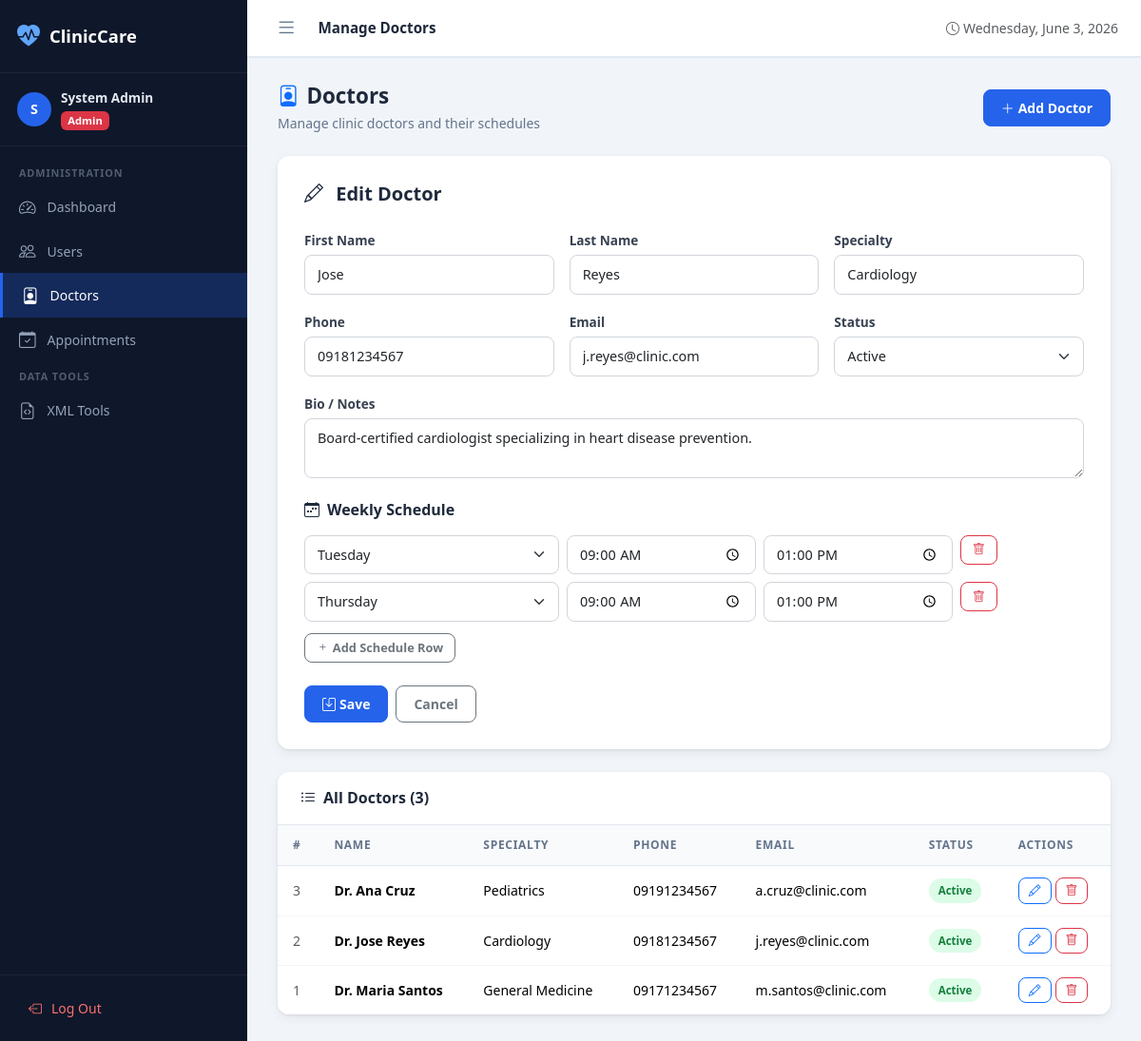
/admin/doctors.php?edit=2 (signed in), run on the app's committed database.
### tables this page shows
CREATE TABLE `doctors` (
  `id` int(11) NOT NULL,
  `first_name` varchar(50) NOT NULL,
  `last_name` varchar(50) NOT NULL,
  `specialty` varchar(100) NOT NULL,
  `phone` varchar(20) DEFAULT NULL,
  `email` varchar(100) DEFAULT NULL,
  `bio` text DEFAULT NULL,
  `status` enum('active','inactive') NOT NULL DEFAULT 'active',
  `created_at` timestamp NOT NULL DEFAULT current_timestamp()
);

CREATE TABLE `schedules` (
  `id` int(11) NOT NULL,
  `doctor_id` int(11) NOT NULL,
  `day_of_week` enum('Monday','Tuesday','Wednesday','Thursday','Friday','Saturday','Sunday') NOT NULL,
  `start_time` time NOT NULL,
  `end_time` time NOT NULL
);

### src/Database.php (called while the page is built, shortened)
<?php
class Database
{
    private static ?Database $instance = null;
    private PDO $pdo;
    private function __construct()
    {
        $socket = defined('DB_SOCKET') ? DB_SOCKET : '';
        if ($socket !== '') {
            $dsn = sprintf(
                'mysql:unix_socket=%s;dbname=%s;charset=utf8mb4',
                $socket,
                DB_NAME
            );
        } else {
            $dsn = sprintf(
                'mysql:host=%s;port=%d;dbname=%s;charset=utf8mb4',
                DB_HOST,
                DB_PORT,
                DB_NAME
            );
        }
        $options = [
            PDO::ATTR_ERRMODE            => PDO::ERRMODE_EXCEPTION,
            PDO::ATTR_DEFAULT_FETCH_MODE => PDO::FETCH_ASSOC,
            PDO::ATTR_EMULATE_PREPARES   => false,
        ];
        if (defined('PDO::MYSQL_ATTR_INIT_COMMAND')) {
            $options[PDO::MYSQL_ATTR_INIT_COMMAND] = "SET NAMES utf8mb4 COLLATE utf8mb4_unicode_ci";
        }
        try {
            $this->pdo = new PDO($dsn, DB_USER, DB_PASS, $options);
        } catch (PDOException $e) {
            throw new \RuntimeException('Database connection failed: ' . $e->getMessage(), (int) $e->getCode(), $e);
        }
    }
    public static function getInstance(): self
    {
        if (self::$instance === null) {
            self::$instance = new self();
        }
        return self::$instance;
    }
    public function execute(string $sql, array $params = []): PDOStatement
    {
        $stmt = $this->pdo->prepare($sql);
        $stmt->execute($params);
        return $stmt;
    }
    public function fetchOne(string $sql, array $params = []): ?array
    {
        $row = $this->execute($sql, $params)->fetch();
        return $row !== false ? $row : null;
    }
    public function fetchAll(string $sql, array $params = []): array
    {
        return $this->execute($sql, $params)->fetchAll();
    }
}

### src/Doctor.php (called while the page is built, shortened)
<?php
class Doctor
{
    private Database $db;
    public function __construct()
    {
        $this->db = Database::getInstance();
    }
    public function getAll(): array
    {
        return $this->db->fetchAll(
            "SELECT * FROM doctors ORDER BY last_name, first_name"
        );
    }
    public function getById(int $id): ?array
    {
        $doctor = $this->db->fetchOne('SELECT * FROM doctors WHERE id = ?', [$id]);
        if ($doctor) {
            $doctor['schedules'] = $this->db->fetchAll(
                'SELECT * FROM schedules WHERE doctor_id = ? ORDER BY FIELD(day_of_week,
                 "Monday","Tuesday","Wednesday","Thursday","Friday","Saturday","Sunday")',
                [$id]
            );
        }
        return $doctor;
    }
}

### public/admin/doctors.php (the view, shortened to what this page needs)
<?php
$doctorModel = new Doctor();
$editDoc = null;
$mode    = 'list';
if (isset($_GET['edit'])) {
    $editDoc = $doctorModel->getById((int) $_GET['edit']);
    $mode = 'edit';
} elseif (isset($_GET['add'])) {
    $mode = 'add';
}
$doctors = $doctorModel->getAll();
$days    = ['Monday','Tuesday','Wednesday','Thursday','Friday','Saturday','Sunday'];
include dirname(__DIR__) . '/includes/header.php';
?>
<div class="page-header d-flex align-items-center justify-content-between">
    <div>
        <h2><i class="bi bi-person-badge me-2 text-primary"></i>Doctors</h2>
        <p>Manage clinic doctors and their schedules</p>
    </div>
    <a href="<?= BASE_URL ?>/admin/doctors.php?add=1" class="btn btn-primary">
        <i class="bi bi-plus-lg me-1"></i>Add Doctor
    </a>
</div>
<?php if ($mode === 'add' || $mode === 'edit'): ?>
<div class="form-card mb-4">
    <h5 class="fw-bold mb-4">
        <i class="bi bi-<?= $mode === 'add' ? 'plus-circle' : 'pencil' ?> me-2"></i>
        <?= $mode === 'add' ? 'Add New Doctor' : 'Edit Doctor' ?>
    </h5>
    <form method="post">
        <div class="row g-3 mb-4">
            <div class="col-md-4">
                <label class="form-label">First Name</label>
                <input type="text" name="first_name" class="form-control"
                       value="<?= htmlspecialchars($editDoc['first_name'] ?? '') ?>" required>
            </div>
            <div class="col-md-4">
                <label class="form-label">Last Name</label>
                <input type="text" name="last_name" class="form-control"
                       value="<?= htmlspecialchars($editDoc['last_name'] ?? '') ?>" required>
            </div>
            <div class="col-md-4">
                <label class="form-label">Specialty</label>
                <input type="text" name="specialty" class="form-control"
                       value="<?= htmlspecialchars($editDoc['specialty'] ?? '') ?>"
                       placeholder="e.g. Cardiology" required>
            </div>
            <div class="col-md-4">
                <label class="form-label">Phone</label>
                <input type="tel" name="phone" class="form-control"
                       value="<?= htmlspecialchars($editDoc['phone'] ?? '') ?>">
            </div>
            <div class="col-md-4">
                <label class="form-label">Email</label>
                <input type="email" name="email" class="form-control"
                       value="<?= htmlspecialchars($editDoc['email'] ?? '') ?>">
            </div>
            <div class="col-md-4">
                <label class="form-label">Status</label>
                <select name="status" class="form-select">
                    <option value="active"   <?= ($editDoc['status'] ?? 'active') === 'active'   ? 'selected' : '' ?>>Active</option>
                </select>
            </div>
            <div class="col-12">
                <label class="form-label">Bio / Notes</label>
                <textarea name="bio" class="form-control" rows="2"><?= htmlspecialchars($editDoc['bio'] ?? '') ?></textarea>
            </div>
        </div>
        <?php if ($mode === 'edit'): ?>
        <h6 class="fw-bold mb-3"><i class="bi bi-calendar-week me-2"></i>Weekly Schedule</h6>
        <div id="scheduleRows">
            <?php if (!empty($editDoc['schedules'])): ?>
            <?php foreach ($editDoc['schedules'] as $sched): ?>
            <div class="row g-2 mb-2 schedule-row">
                <div class="col-md-4">
                    <select name="days[]" class="form-select form-select-sm">
                        <?php foreach ($days as $d): ?>
                        <option value="<?= $d ?>" <?= $sched['day_of_week'] === $d ? 'selected' : '' ?>><?= $d ?></option>
                        <?php endforeach; ?>
                    </select>
                </div>
                <div class="col-md-3">
                    <input type="time" name="start_times[]" class="form-control form-control-sm"
                           value="<?= $sched['start_time'] ?>">
                </div>
                <div class="col-md-3">
                    <input type="time" name="end_times[]" class="form-control form-control-sm"
                           value="<?= $sched['end_time'] ?>">
                </div>
                <div class="col-md-2">
                    <button type="button" class="btn btn-sm btn-outline-danger" onclick="this.closest('.schedule-row').remove()">
                        <i class="bi bi-trash"></i>
                    </button>
                </div>
            </div>
            <?php endforeach; ?>
            <?php endif; ?>
        </div>
        <button type="button" class="btn btn-sm btn-outline-secondary mt-1" id="addSchedule">
            <i class="bi bi-plus me-1"></i>Add Schedule Row
        </button>
        <?php endif; ?>
        <div class="d-flex gap-2 mt-4">
            <button type="submit" class="btn btn-primary">
                <i class="bi bi-save me-1"></i>Save
            </button>
            <a href="<?= BASE_URL ?>/admin/doctors.php" class="btn btn-outline-secondary">Cancel</a>
        </div>
    </form>
</div>
<?php endif; ?>
<div class="table-card">
    <div class="table-card-header">
        <h5><i class="bi bi-list-ul me-2"></i>All Doctors (<?= count($doctors) ?>)</h5>
    </div>
    <div class="table-responsive">
        <?php if (empty($doctors)): ?>
        <div class="empty-state">
            <i class="bi bi-person-badge d-block"></i>
            <h6>No doctors added yet</h6>
        </div>
        <?php else: ?>
        <table class="table">
            <thead>
                <tr><th>#</th><th>Name</th><th>Specialty</th><th>Phone</th><th>Email</th><th>Status</th><th>Actions</th></tr>
            </thead>
            <tbody>
                <?php foreach ($doctors as $d): ?>
                <tr>
                    <td class="text-muted"><?= $d['id'] ?></td>
                    <td class="fw-semibold">Dr. <?= htmlspecialchars($d['first_name'] . ' ' . $d['last_name']) ?></td>
                    <td><?= htmlspecialchars($d['specialty']) ?></td>
                    <td><?= htmlspecialchars($d['phone'] ?? '—') ?></td>
                    <td><?= htmlspecialchars($d['email'] ?? '—') ?></td>
                    <td>
                        <span class="status-badge status-<?= $d['status'] ?>"><?= ucfirst($d['status']) ?></span>
                    </td>
                    <td>
                        <div class="d-flex gap-1">
                            <a href="<?= BASE_URL ?>/admin/doctors.php?edit=<?= $d['id'] ?>" class="btn btn-sm btn-outline-primary btn-icon">
                                <i class="bi bi-pencil"></i>
                            </a>
                            <form method="post" onsubmit="return confirm('Delete Dr. <?= addslashes($d['first_name']) ?> <?= addslashes($d['last_name']) ?>?')">
                                <button class="btn btn-sm btn-outline-danger btn-icon"><i class="bi bi-trash"></i></button>
                            </form>
                        </div>
                    </td>
                </tr>
                <?php endforeach; ?>
            </tbody>
        </table>
        <?php endif; ?>
    </div>
</div>
<?php include dirname(__DIR__) . '/includes/footer.php'; ?>

### public/assets/css/style.css (style rules this page uses)
:root { --primary: #2563eb; --primary-dark: #1d4ed8; --primary-light: #eff6ff; --success: #16a34a; --warning: #d97706; --danger: #dc2626; --sidebar-width: 260px; --sidebar-bg: #0f172a; --sidebar-text: #94a3b8; --sidebar-active: #2563eb; --topbar-height: 60px; --font-main: 'Segoe UI', system-ui, -apple-system, sans-serif; --radius: 12px; --shadow: 0 1px 3px rgba(0,0,0,.08), 0 4px 12px rgba(0,0,0,.06); }
*, *::before, *::after { box-sizing: border-box; }
body { font-family: var(--font-main); background: #f1f5f9; color: #1e293b; margin: 0; }
.table-card { background: #fff; border-radius: var(--radius); box-shadow: var(--shadow); overflow: hidden; }
.table-card-header { display: flex; align-items: center; justify-content: space-between; padding: 18px 24px; border-bottom: 1px solid #e2e8f0; }
.table-card-header h5 { margin: 0; font-weight: 600; font-size: 1rem; }
.table-responsive { overflow-x: auto; }
.table { margin: 0; }
.table thead th { background: #f8fafc; color: #64748b; font-size: .75rem; text-transform: uppercase; letter-spacing: .06em; font-weight: 600; padding: 12px 16px; border-bottom: 1px solid #e2e8f0; white-space: nowrap; }
.table tbody td { padding: 12px 16px; vertical-align: middle; border-bottom: 1px solid #f1f5f9; font-size: .875rem; }
.table tbody tr:last-child td { border-bottom: none; }
.status-badge { display: inline-flex; align-items: center; gap: 5px; padding: 4px 10px; border-radius: 20px; font-size: .72rem; font-weight: 600; text-transform: capitalize; }
.status-active { background: #dcfce7; color: #15803d; }
.form-card { background: #fff; border-radius: var(--radius); box-shadow: var(--shadow); padding: 28px; }
.form-label { font-weight: 600; font-size: .85rem; color: #374151; margin-bottom: 5px; }
.form-control, .form-select { border-radius: 8px; border-color: #d1d5db; font-size: .9rem; padding: 9px 13px; transition: border-color .15s, box-shadow .15s; }
.btn { border-radius: 8px; font-weight: 600; font-size: .875rem; padding: 8px 18px; }
.btn-primary { background: var(--primary); border-color: var(--primary); }
.btn-sm { padding: 5px 12px; font-size: .8rem; }
.btn-icon { padding: 6px 10px; line-height: 1; }
.page-header { margin-bottom: 24px; }
.page-header h2 { font-size: 1.4rem; font-weight: 700; color: #1e293b; margin: 0; }
.page-header p { color: #64748b; margin: 4px 0 0; font-size: .875rem; }

### data on the page
doctors: first_name "Jose", last_name "Reyes", specialty "Cardiology", phone "09181234567", email "j.reyes@clinic.com", status "Active", bio "Board-certified cardiologist specializing in heart disease prevention.", id "2", first_name+last_name "Jose Reyes"
schedules: day_of_week "Tuesday", start_time "09:00:00", end_time "13:00:00"
schedules: day_of_week "Thursday", start_time "09:00:00", end_time "13:00:00"
doctors: id "3", first_name+last_name "Ana Cruz", specialty "Pediatrics", phone "09191234567", email "a.cruz@clinic.com", status "Active"
doctors: id "1", first_name+last_name "Maria Santos", specialty "General Medicine", phone "09171234567", email "m.santos@clinic.com", status "Active"

### other printed values
substr($_SESSION['full_name'], 0, 1) "S"
$_SESSION['full_name'] "System Admin"
$userRole "Admin"
$pageTitle "Manage Doctors"
count($doctors) "3"
